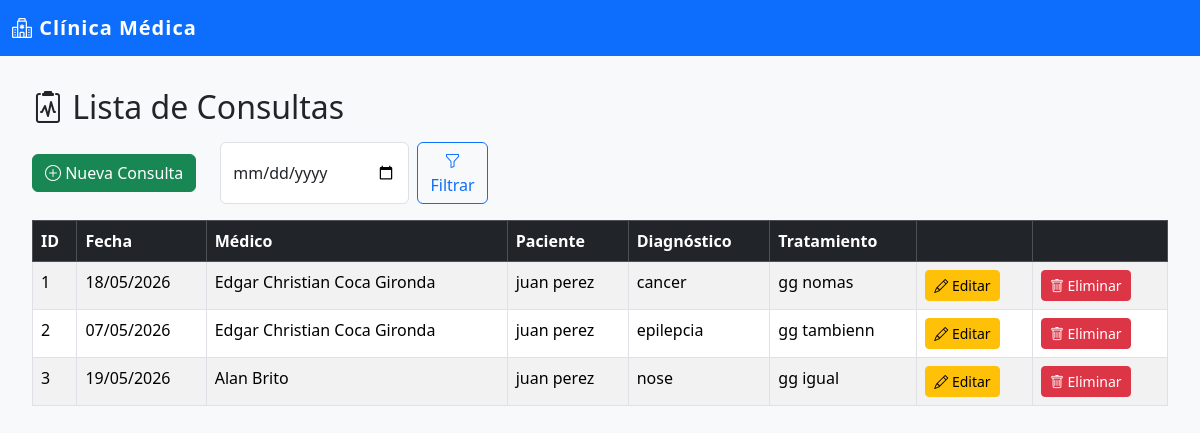
/consultas/, run on the app's committed database.
### models/consulta_model.py (models this page shows, shortened)
class Consulta(db.Model):
    __tablename__ = "consultas"
    id = db.Column(db.Integer, primary_key=True)
    fecha = db.Column(db.DateTime, nullable=False)
    diagnostico = db.Column(db.String(250), nullable=False)
    tratamiento = db.Column(db.String(250), nullable=False)
    medico_id = db.Column(db.Integer, db.ForeignKey('medicos.id'), nullable=False)
    paciente_id = db.Column(db.Integer, db.ForeignKey('pacientes.id'), nullable=False)
    medico = db.relationship('Medico', back_populates='consultas')
    paciente = db.relationship('Paciente', back_populates='consultas')
    @staticmethod
    def get_all():
        return Consulta.query.all()

### models/medico_model.py (models this page shows, shortened)
class Medico(db.Model):
    __tablename__ = "medicos"
    id = db.Column(db.Integer, primary_key=True)
    nombre = db.Column(db.String(80), nullable=False)
    especialidad = db.Column(db.String(80), nullable=False)
    telefono = db.Column(db.String(20), nullable=False)
    correo = db.Column(db.String(100), nullable=False)
    consultas = db.relationship('Consulta', back_populates='medico')

### models/paciente_model.py (models this page shows, shortened)
class Paciente(db.Model):
    __tablename__ = "pacientes"
    id = db.Column(db.Integer, primary_key=True)
    nombre = db.Column(db.String(80), nullable=False)
    edad = db.Column(db.Integer, nullable=False)
    direccion = db.Column(db.String(150), nullable=False)
    telefono = db.Column(db.String(20), nullable=False)
    consultas = db.relationship('Consulta', back_populates='paciente')

### controllers/consulta_controller.py (the view)
@consulta_bp.route("/")
def index():
    fecha_filtro = request.args.get('fecha')
    if fecha_filtro:
        fecha_dt = datetime.strptime(fecha_filtro, '%Y-%m-%d').date()
        consultas = Consulta.query.filter(
            Consulta.fecha >= datetime.combine(fecha_dt, datetime.min.time()),
            Consulta.fecha < datetime.combine(fecha_dt, datetime.max.time())
        ).all()
    else:
        consultas = Consulta.get_all()
    return consulta_view.list(consultas, fecha_filtro=fecha_filtro)

### run.py (called while the page is built)
@app.context_processor
def inject_active_path():
    def is_active(path):
        return 'active' if request.path == path else ''
    return dict(is_active=is_active)

@app.context_processor
def inject_session():
    return dict(session=session)

### views/consulta_view.py (called while the page is built)
def list(consultas, fecha_filtro=None):
    return render_template('consultas/index.html', consultas=consultas, fecha_filtro=fecha_filtro)

### templates/consultas/index.html (shortened to what this page needs)
{% extends 'base.html' %}
{% block content %}
<h2 class="mb-3"><i class="bi bi-clipboard2-pulse"></i> Lista de Consultas</h2>
<div class="d-flex gap-2 mb-3 align-items-center">
  <a href="{{ url_for('consulta.create') }}" class="btn btn-success">
    <i class="bi bi-plus-circle"></i> Nueva Consulta
  </a>
  <form method="get" action="{{ url_for('consulta.index') }}" class="d-flex gap-2 ms-3">
    <input type="date" name="fecha" class="form-control" value="{{ fecha_filtro or '' }}">
    <button type="submit" class="btn btn-outline-primary"><i class="bi bi-funnel"></i> Filtrar</button>
  </form>
</div>
<table class="table table-striped table-bordered">
  <thead class="table-dark">
    <tr>
      <th>ID</th><th>Fecha</th><th>Médico</th><th>Paciente</th><th>Diagnóstico</th><th>Tratamiento</th><th></th><th></th>
    </tr>
  </thead>
  <tbody>
    {% for item in consultas %}
    <tr>
      <td>{{ item.id }}</td>
      <td>{{ item.fecha.strftime('%d/%m/%Y') }}</td>
      <td>{{ item.medico.nombre }}</td>
      <td>{{ item.paciente.nombre }}</td>
      <td>{{ item.diagnostico }}</td>
      <td>{{ item.tratamiento }}</td>
      <td><a href="{{ url_for('consulta.edit', id=item.id) }}" class="btn btn-warning btn-sm"><i class="bi bi-pencil"></i> Editar</a></td>
      <td><a href="{{ url_for('consulta.delete', id=item.id) }}" class="btn btn-danger btn-sm" onclick="return confirm('¿Eliminar?')"><i class="bi bi-trash"></i> Eliminar</a></td>
    </tr>
    {% endfor %}
  </tbody>
</table>
{% endblock %}

### templates/base.html (shortened to what this page needs)
<!doctype html>
<html lang="es">
  <head>
    <link
      href="https://cdn.jsdelivr.net/npm/bootstrap@5.3.8/dist/css/bootstrap.min.css"
      rel="stylesheet"
    />
    <link href="https://cdn.jsdelivr.net/npm/bootstrap-icons@1.11.3/font/bootstrap-icons.min.css" rel="stylesheet"/>
  </head>
  <body>
    <nav class="navbar navbar-expand-lg navbar-dark" style="background-color:#0d6efd;">
      <div class="container-fluid">
        <a class="navbar-brand" href="{{ url_for('home') }}">
          <i class="bi bi-hospital"></i> Clínica Médica
        </a>
      </div>
    </nav>
    <div class="container-fluid">
      <div class="row">
        {% if session.get('usuario_id') %}
        <nav class="col-md-2 sidebar d-none d-md-block">
          <ul class="nav flex-column px-2">
            <li class="nav-item">
              <a class="nav-link {{ is_active('/consultas/') }}" href="{{ url_for('consulta.index') }}">
                <i class="bi bi-clipboard2-pulse"></i> Consultas
              </a>
            </li>
            <li class="nav-item">
              <a class="nav-link {{ is_active('/medicos/') }}" href="{{ url_for('medico.index') }}">
                <i class="bi bi-person-badge"></i> Médicos
              </a>
            </li>
            <li class="nav-item">
              <a class="nav-link {{ is_active('/pacientes/') }}" href="{{ url_for('paciente.index') }}">
                <i class="bi bi-people"></i> Pacientes
              </a>
            </li>
            <li class="nav-item">
              <a class="nav-link {{ is_active('/usuarios/') }}" href="{{ url_for('usuario.index') }}">
                <i class="bi bi-shield-lock"></i> Usuarios
              </a>
            </li>
          </ul>
        </nav>
        <main class="col-md-10 main-content">
        {% else %}
        <main class="col-12 main-content">
        {% endif %}
          {% block content %}{% endblock %}
        </main>
      </div>
    </div>
  </body>
</html>

### templates/base.html (style rules this page uses)
body { background-color: #f8f9fa; }
.navbar-brand { font-weight: 700; letter-spacing: 1px; }
.main-content { padding: 2rem; }

### data on the page
Consulta: id "1", fecha "18/05/2026", medico.nombre "Edgar Christian Coca Gironda", paciente.nombre "juan perez", diagnostico "cancer", tratamiento "gg nomas"
Consulta: id "2", fecha "07/05/2026", medico.nombre "Edgar Christian Coca Gironda", paciente.nombre "juan perez", diagnostico "epilepcia", tratamiento "gg tambienn"
Consulta: id "3", fecha "19/05/2026", medico.nombre "Alan Brito", paciente.nombre "juan perez", diagnostico "nose", tratamiento "gg igual"
